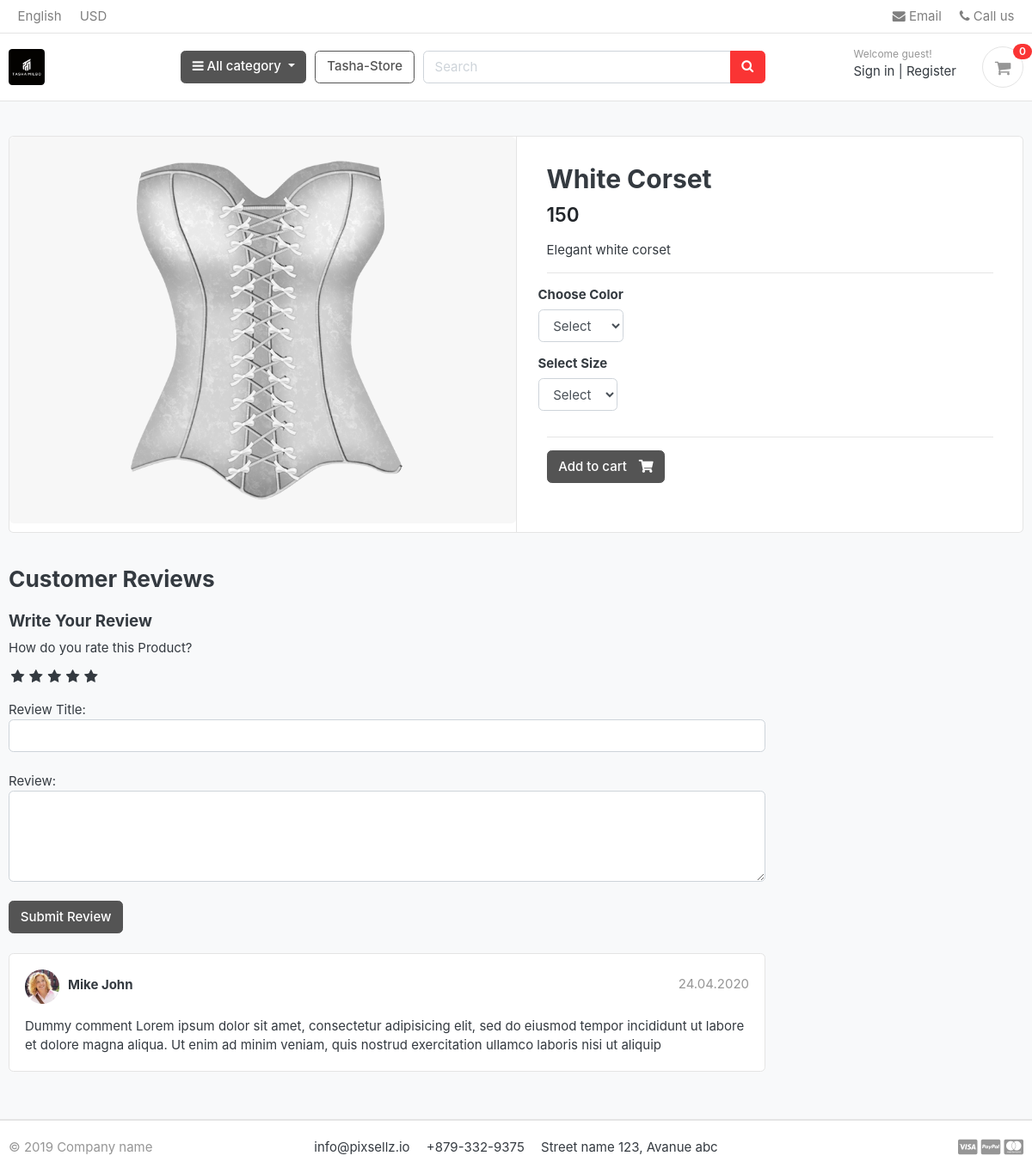
The app's page /store/category/corset/White-Corset/ with its own data.
### store/models.py (models this page shows, shortened)
class Product(models.Model):
    product_name = models.CharField(max_length=200, unique=True)
    slug         = models.SlugField(max_length=200, unique=True)
    description  = models.TextField(max_length=500, blank=True)
    price        = models.IntegerField()
    images       = models.ImageField(upload_to='photos/products')
    stock        = models.IntegerField()
    is_available = models.BooleanField(default=True)
    category     = models.ForeignKey(Category, on_delete=models.CASCADE)
    created_date  = models.DateTimeField(auto_now_add=True)
    modified_date= models.DateTimeField(auto_now=True)

### store/views.py (the view)
# urls.py: path('category/<slug:category_slug>/<slug:product_slug>/', views.product_detail, name='product_detail'),
def product_detail(request, category_slug, product_slug):
    try:
        single_product = Product.objects.get(category__slug=category_slug, slug=product_slug)
        in_cart = CartItem.objects.filter(cart__cart_id=_cart_id(request), product=single_product).exists()
    except Exception as e:
        raise e
    context = {
        'single_product': single_product,
        'in_cart': in_cart,
    }
    return render(request, 'store/product_detail.html', context)

### carts/context_processors.py (called while the page is built)
def counter(request):
    cart_count = 0
    if 'admin' in request.path:
        return()
    else:
        try:
            cart = Cart.objects.filter(cart_id=_cart_id(request))
            if request.user.is_authenticated:
                cart_items = CartItem.objects.all().filter(user=request.user)
            else:
                cart_items = CartItem.objects.all().filter(cart=cart[:1])
            for cart_item in cart_items:
                cart_count += cart_item.quantity
        except Cart.DoesNotExist:
            cart_count = 0
    return dict(cart_count=cart_count)

### carts/views.py (called while the page is built)
def _cart_id(request):
    cart = request.session.session_key
    if not cart:
        cart = request.session.create()
    return cart

### category/context_processors.py (called while the page is built)
def menu_links(request):
    links = Category.objects.all()
    return dict(links=links)

### category/models.py (called while the page is built)
    def get_url(self):
            return reverse('products_by_category', args=[self.slug])

### store/models.py (called while the page is built)
    def colors(self):
        return super(VariationManager, self).filter(variation_category='color', is_active=True)

    def sizes(self):
        return super(VariationManager, self).filter(variation_category='size', is_active=True)

### templates/store/product_detail.html (shortened to what this page needs)
{% extends 'base.html' %}
{% load static %}
{% block content %}
<section class="section-content padding-y bg">
<div class="container">
<div class="card">
	<div class="row no-gutters">
		<aside class="col-md-6">
<article class="gallery-wrap">
	<div class="img-big-wrap">
	   <a href="#"><img src="{{single_product.images.url }}"></a>
	</div>
</article>
		</aside>
		<main class="col-md-6 border-left">
	<form action="{% url 'add_cart' single_product.id %}" method="POST">
		<article class="content-body">
		<h2 class="title">{{ single_product.product_name }}</h2>
		<div class="mb-3">
			<var class="price h4">{{single_product.price}}</var>
		</div>
		<p>{{ single_product.description }}</p>
		<hr>
			<div class="row">
				<div class="item-option-select">
					<h6>Choose Color</h6>
					<select name="color" class="form-control" required>
						<option value="" disabled selected>Select</option>
					</select>
				</div>
			</div>
			<div class="row">
				<div class="item-option-select">
					<h6>Select Size</h6>
						<select name="size" class="form-control" required>
							<option value="" disabled selected>Select</option>
						</select>
				</div>
			</div>
			<hr>
		{% if single_product.stock <= 0 %}
			<h5 class="text-danger">Out of Stock</h5>
			{% else %}
		  	<button type="submit"  class="btn  btn-secondary"> <span class="text">Add to cart</span> <i class="fas fa-shopping-cart"></i>  </button>
		  {% endif %}
		</article>
		</form>
		</main>
	</div>
</div>
<br>
<div class="row">
			<div class="col-md-9">
	<header class="section-heading">
		<h3>Customer Reviews </h3>
	</header>
   <form action="" metho='POST'>
		<h5>Write Your Review</h5>
		<div>
     <label for="">How do you rate this Product?</label>
		 <br>
		 <div class="rate">
		 	<input type="radio" name='rating' id='rating10' value='5' required /><label for="rating10" title='5'></label>
			<input type="radio" name='rating' id='rating8' value='4' required /><label for="rating8" title='4'></label>
			<input type="radio" name='rating' id='rating6' value='3' required /><label for="rating6" title='3'></label>
			<input type="radio" name='rating' id='rating4' value='2' required /><label for="rating4" title='2'></label>
			<input type="radio" name='rating' id='rating2' value='1' required /><label for="rating2" title='1'></label>
		 </div>
		 <br>
			Review Title:
			<input type="text" class="form-control" name="subject">
			<br>
			Review:
			<textarea name="review" rows="4" class="form-control"></textarea>
			<br>
			<input type="submit" value='Submit Review' class="btn btn-secondary">
		</div>
   </form>
	 <br>
	<article class="box mb-3">
		<div class="icontext w-100">
			<img src="{% static './images/avatars/avatar1.jpg'%}" class="img-xs icon rounded-circle">
			<div class="text">
				<span class="date text-muted float-md-right">24.04.2020 </span>
				<h6 class="mb-1">Mike John </h6>
			</div>
		</div>
		<div class="mt-3">
			<p>
				Dummy comment Lorem ipsum dolor sit amet, consectetur adipisicing elit, sed do eiusmod
				tempor incididunt ut labore et dolore magna aliqua. Ut enim ad minim veniam,
				quis nostrud exercitation ullamco laboris nisi ut aliquip
			</p>
		</div>
	</article>
	</div>
</div>
</div>
</section>
{% endblock %}

### greatkart/static/css/ui.css (style rules this page uses)
html { font-family: "Inter", sans-serif; font-size: 15px; }
.content-body { flex: 1 1 auto; padding: 2rem 2.3rem; }
.img-xs, .img-sm, .img-md, .img-lg { -o-object-fit: cover; object-fit: cover; flex-shrink: 0; flex-grow: 0; }
.img-xs { width: 40px; height: 40px; }
.padding-y { padding-top: 40px; padding-bottom: 40px; }
var { font-style: normal; }
article:after, .form-group:after { display: block; clear: both; content: ""; }
.bg { background-color: #f8f9fa; }
.section-heading { margin-bottom: 20px; margin-top: 15px; }
p:last-child { margin-bottom: 0; }
.btn .text + i { margin-left: 10px; }
.icontext { display: inline-flex; align-items: center; vertical-align: middle; }
.icontext .text { width: 100%; line-height: 1.2; }
.icontext .icon { position: relative; margin-right: 10px; flex-shrink: 0; flex-grow: 0; }
.price { font-weight: 600; color: #212529; }
.box { padding: 18px; background: #fff; border-radius: 0.37rem; border: 1px solid #e4e4e4; }
.box img { max-width: 100%; }
.gallery-wrap .img-big-wrap { margin-bottom: 10px; border-radius: 0.37rem; overflow: hidden; background-color: #fff; }
.gallery-wrap .img-big-wrap a { text-align: center; display: block; }
.gallery-wrap .img-big-wrap img { height: 450px; width: auto; display: inline-block; }
.item-option-select { margin-bottom: 1rem; display: inline-block; margin-right: 15px; }

### greatkart/static/css/custom.css (style rules this page uses)
.rate { display: inline-block; border: 0; }
.rate > label { float: right; }
.rate > label:before { display: inline-block; font-size: 1.1rem; font-family: fontawesome; content: "\f005"; margin: 0; padding: 0.3rem .2rem; cursor: pointer; }

### records on screen
Product: images (picture), product_name "White Corset", price "150", description "Elegant white corset"

### other values on screen
{{ cart_count }} "0"
